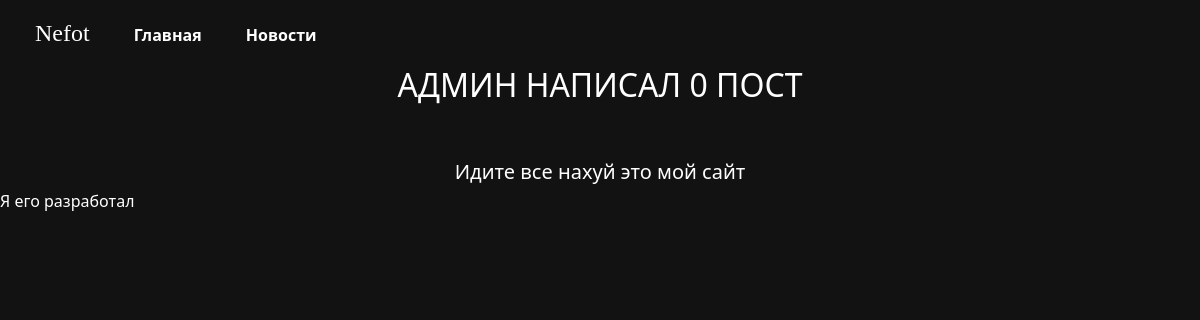
Page /blog/ on the earlier database version.
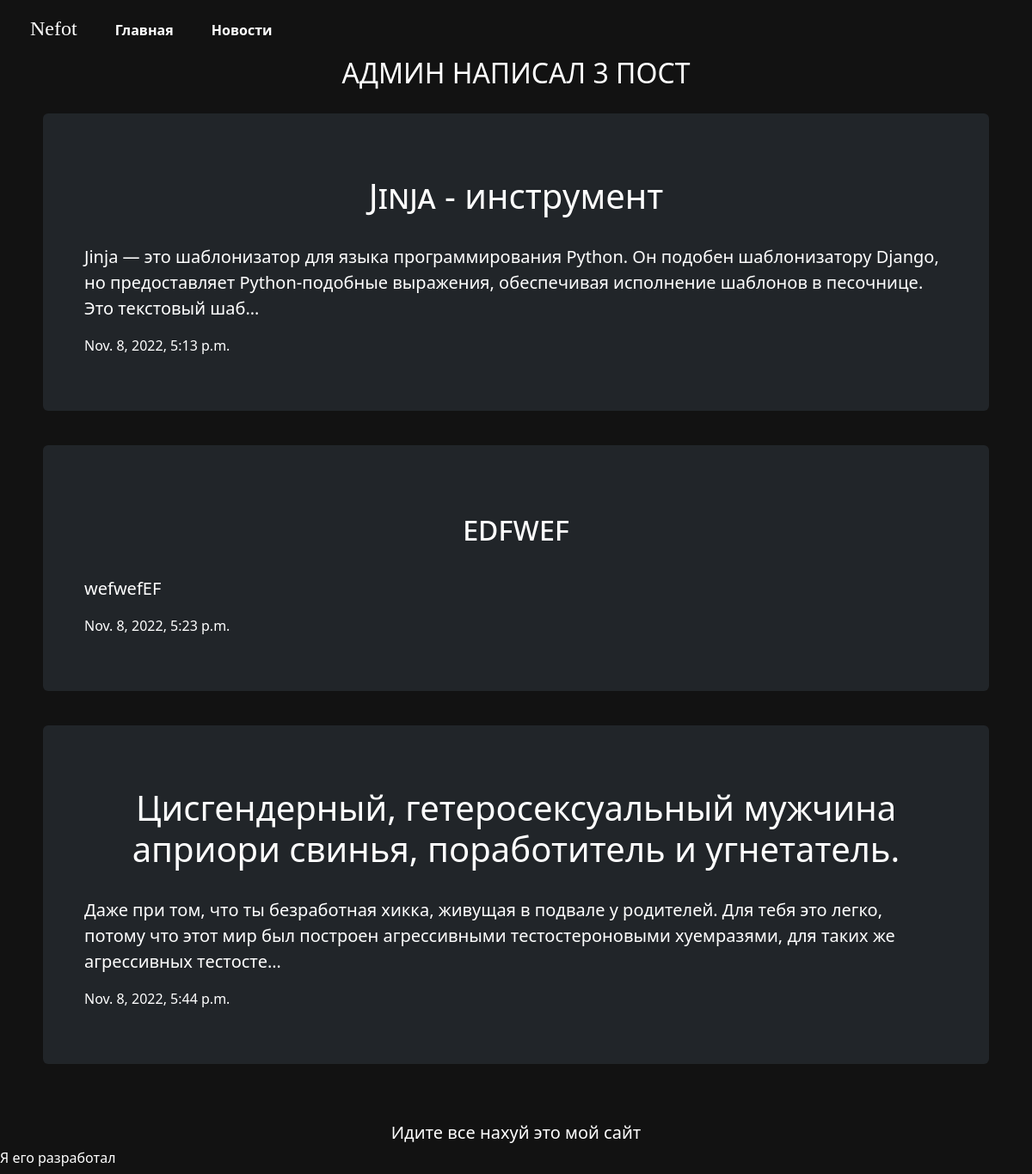
Same page on the later database version.
### blog/models.py (models this page shows)
class Blog(models.Model):
    title = models.CharField(max_length=100)
    subtitle = models.CharField(max_length=2550000)
    time = models.DateTimeField(auto_now=False, default=timezone.now)

### blog/views.py (the view)
# urls.py: path('', views.all_blogs,name='all_blogs'),
def all_blogs(request):
    blog = Blog.objects.all()
    return render(request, 'blog/all_blogs.html', {"blog": blog})

### blog/templates/blog/all_blogs.html
{% extends 'blog/base.html' %} {% load static %} {% block content %}
    <h2>АДМИН НАПИСАЛ {{blog.count}} ПОСТ</h2> {% for blog in blog %} <div class="container margin">
  <div class="bg-dark p-5 rounded">
    <a href="{% url 'detail' blog.id %}">
      <h1>{{ blog.title }}</h1>
    </a>
    <p class="lead">{{ blog.subtitle |safe| truncatechars:200}}</p>
    <p>{{ blog.time}}</p>
  </div>
</div> {% endfor %} {% endblock %}

### blog/templates/blog/base.html (shortened to what this page needs)
{% load static %}
<!DOCTYPE html>
<html lang="en">
  <head>
    <link href="https://cdn.jsdelivr.net/npm/bootstrap@5.2.2/dist/css/bootstrap.min.css" rel="stylesheet" />
    <link href="//db.onlinewebfonts.com/c/567f1e8e79fe43c568934383e8980445?family=Thillends" rel="stylesheet" />
    <link rel="stylesheet" href="{% static 'home/css/style.css' %}" />
  </head>
  <body>
    <header>
      <div class="content">
        <a href="https://vk.com/nefoter" class="" style="font-family: Thillends; font-weight: 100; size: A3 ;font-size: x-large">Nefot</a>
        <a href="{% url 'home' %}" class="">Главная</a>
        <a href="{% url 'all_blogs' %}" class="">Новости</a>
      </div>
    </header> {% block content %}{% endblock %} <footer>
      <br>
      <br>
      <h5>Идите все нахуй это мой сайт </h5>
      <h6>Я его разработал </h6>
    </footer>
  </body>
</html>

### portfolio/static/home/css/style.css (style rules this page uses)
body { background-color: rgba(18, 18, 18, 1); color: black; }
.h1, .h2, .h3, .h4, .h5, h1, h2, h3, h4, h5 { margin-top: 0; margin-bottom: 0.5rem; font-weight: 500; line-height: 1.2; font-variant-caps: petite-caps; text-align: center; color: white; }
p, h6 { color: white; text-align: left; font-weight: 100; }
.margin { margin: auto; padding: 20px; block-size: auto; }
header { padding: 15px; text-decoration: none; }
a { text-decoration: none; color: WHITE; margin: 0 20px; font-weight: 600; }

Differences in the rows shown:
added Blog: title "Jinja - инструмент", subtitle "Jinja — это шаблонизатор для языка программирования Python. Он подобен шаблонизатору Django, но предоставляет Python-подобные выражения, обеспечивая исполнение шаблонов в песочнице. Это текстовый шаб…", time "Nov. 8, 2022, 5:13 p.m."
added Blog: title "edfwef", subtitle "wefwefEF", time "Nov. 8, 2022, 5:23 p.m."
added Blog: title "Цисгендерный, гетеросексуальный мужчина априори свинья, поработитель и угнетатель.", subtitle "Даже при том, что ты безработная хикка, живущая в подвале у родителей. Для тебя это легко, потому что этот мир был построен агрессивными тестостероновыми хуемразями, для таких же агрессивных тестосте…", time "Nov. 8, 2022, 5:44 p.m."
Other differences:
{{ blog.count }}: "0" → "3"
